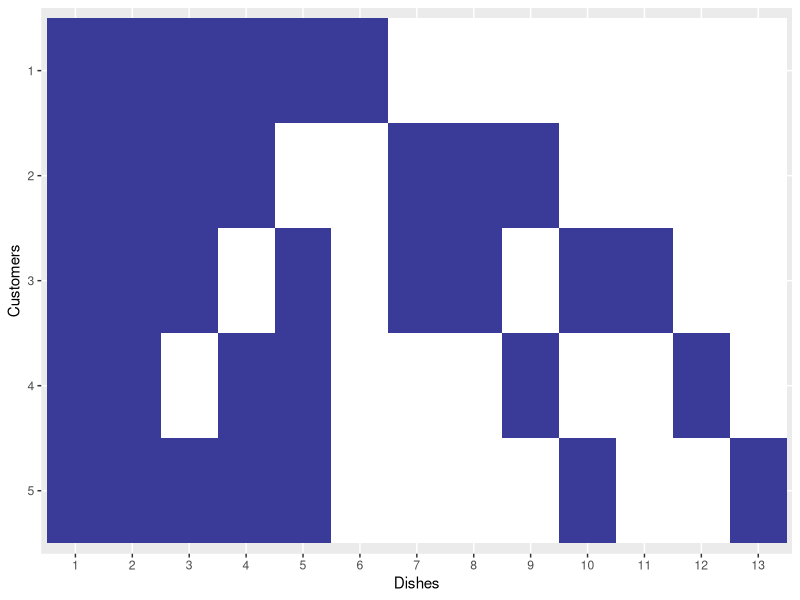
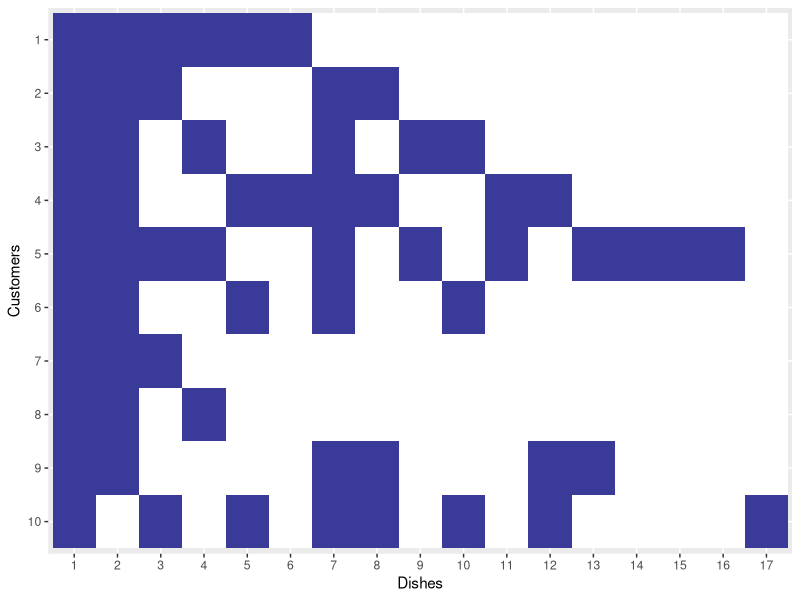
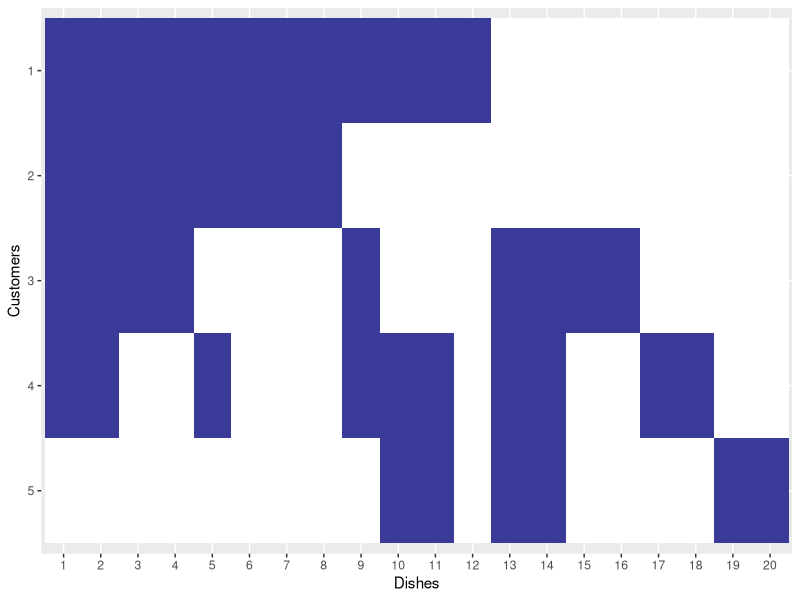
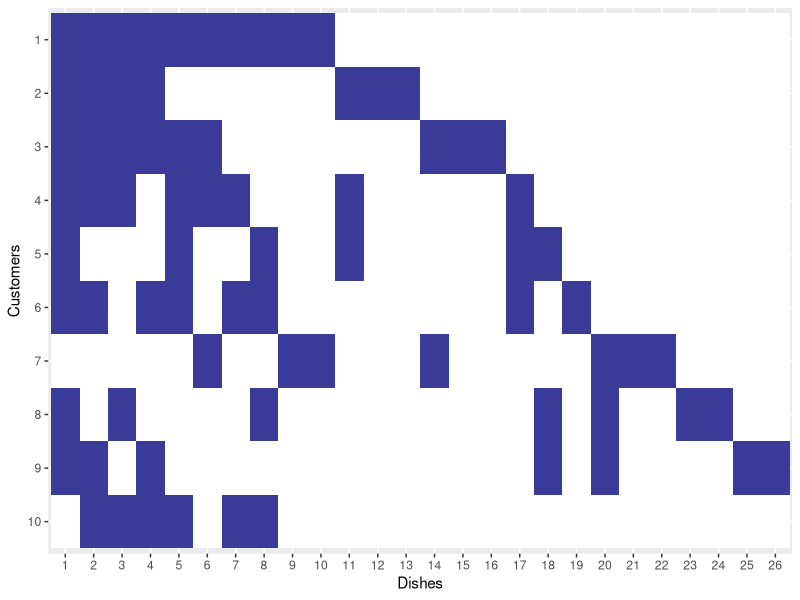

Write the R code that produced these figures, in order.
# Code up the generative model for the Indian Buffet Process. 
library(ggplot2)

# generative model for ibp
ibp = function(alpha, N){
  assignments = matrix(NA, nrow=N, ncol=N*alpha) 
    # extreme upper bound on expected number of columns
  
  dishes = rpois(1, alpha)
  zeroes = ncol(assignments) - dishes
  
  assignments[1,] = c(rep(1, dishes), rep(0, zeroes))
  
  for(i in 2:N){
    last_previously_sampled_dish = 
      max(which(assignments==1, arr.ind=T)[, 'col'])
    
    dishes_from_previously_sampled = 
      matrix(NA, nrow=1, ncol=last_previously_sampled_dish)
    for(k in 1:last_previously_sampled_dish){
      m_k = sum(assignments[1:i-1,k])
      prob = m_k / i
      dishes_from_previously_sampled[1,k] = rbinom(1,1, prob)
    }
    
    new_dishes = rpois(1, alpha/i)
    zeroes = ncol(assignments)-(last_previously_sampled_dish + new_dishes)
    assignments[i,] = c(dishes_from_previously_sampled, 
      rep(1,new_dishes), rep(0, zeroes))
  }
  
  last_sampled_dish = max(which(assignments==1, arr.ind=T)[, 'col'])
  assignments = assignments[1:N, 1:last_sampled_dish]
  
  return(assignments)
}

# convert a matrix to its left-ordered form
lof = function(matrix){
  binary_digits = rep(NA, ncol(matrix))
  for(i in 1:ncol(matrix)){
    col = matrix[,i]
    val = binary(rev(col))
    binary_digits[i] = val
  }
  return(matrix[,rev(order(binary_digits))])
}

# turn a binary vector into a base-10 number
binary = function(vec){ 
  sum = 0
  for(i in 1:length(vec)){
    sum = sum + (2^(i-1) * vec[i]) 
  }
  return(sum)
}

# What happens as you vary hyperparameter alpha and N? 
# Submit plots (generated binary matrices) to back up your claims.
makePlot = function(alpha, n){
  x = lof(ibp(alpha, n))

  
  # reshape data for use by ggplot
  binary = as.data.frame(as.table(t(x[n:1,] )))
  
  # generate plot
  plot = ggplot(binary)
  plot = plot + geom_tile(aes(x=Var1, y=Var2, fill=Freq)) + 
    scale_x_discrete(name="Dishes", labels=c(1:ncol(x))) + 
    scale_y_discrete(name="Customers", labels=c(nrow(x):1)) + 
    scale_fill_gradient2(breaks=seq(from=0, to=1, by=.2), guide=FALSE)
  print(plot)
}

setwd('~/github/cs590ml')
pdf("alpha5n5.pdf", height=3, width=3)
  makePlot(5, 5)
dev.off()

pdf("alpha5n10.pdf", height=3, width=3)
  makePlot(5, 10)
dev.off()

pdf("alpha10n5.pdf", height=3, width=3)
  makePlot(10, 5)
dev.off()

pdf("alpha10n10.pdf", height=3, width=3)
  makePlot(10, 10)
dev.off()


